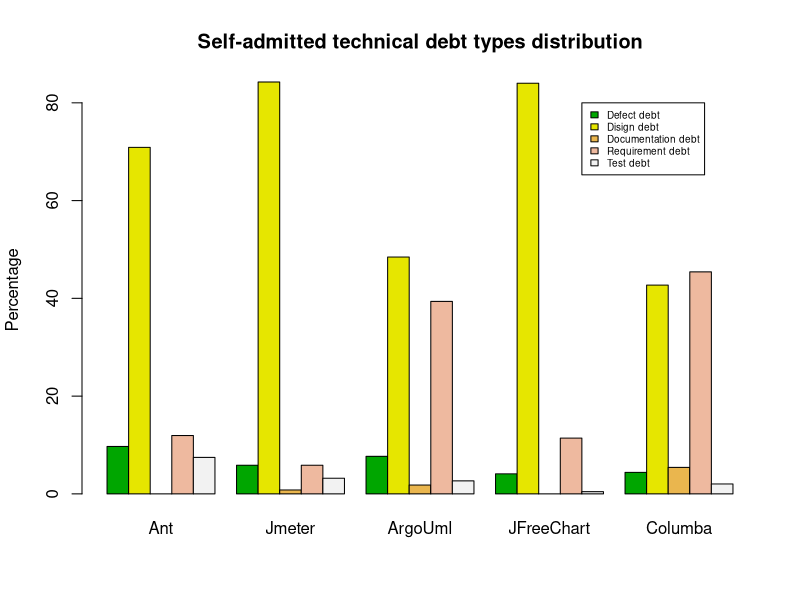

The R script that drew this image:

mydata <- data.frame(Ant=c(9.7,70.89,0,11.94,7.46), Jmeter=c(5.86,84.26,0.8,5.86,3.2), ArgoUml=c(7.68,48.45,1.81,39.38,2.66), JFreeChart=c(4.10,84.01,0,11.41,0.45), Columba=c(4.40,42.71,5.42,45.42,2.03))
barplot(as.matrix(mydata), main="Self-admitted technical debt types distribution", ylab="Percentage", beside=TRUE, col=terrain.colors(5))
legend(23, 80, c("Defect debt","Disign debt","Documentation debt","Requirement debt","Test debt"), cex=0.6, fill=terrain.colors(5))
